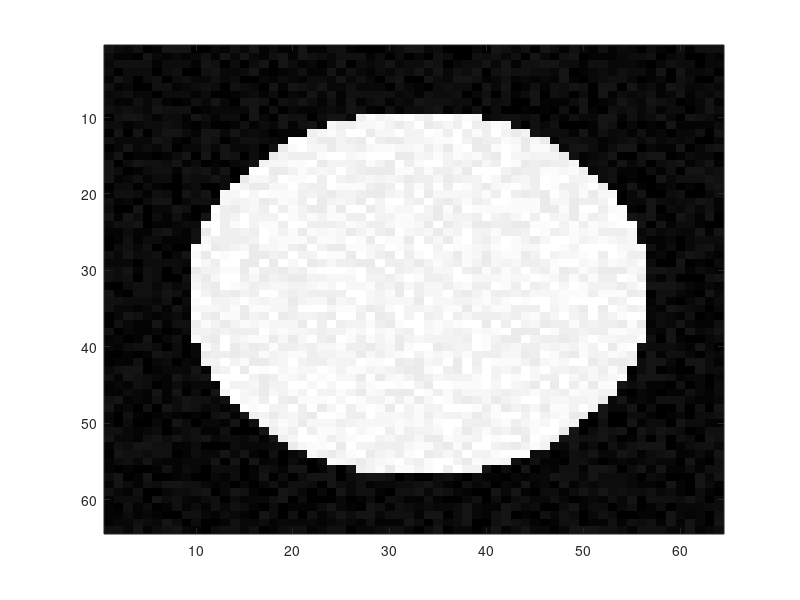

The MATLAB script that drew this image:
%% simulated functional connnectivity experiments

%% make the phantom
clear
res = 64; % resolution
snoisefac = .1; % spacial noise ampplitude
sigfac = 1;

%% init some data structures
phan.img = zeros(res); 
phan.mask = phan.img;
r = 3*res/8;
[X,Y] = meshgrid(-res/2:res/2-1,-res/2:res/2-1);
mydist = sqrt(X.*X + Y.*Y);
phan.mask(mydist < r) = 1;

phan.img = phan.mask * sigfac; % make object and add noise
phan.snoise = rand(size(phan.img))*snoisefac;
phan.img = phan.img +  phan.snoise;

imagesc(phan.img); drawnow;
colormap gray